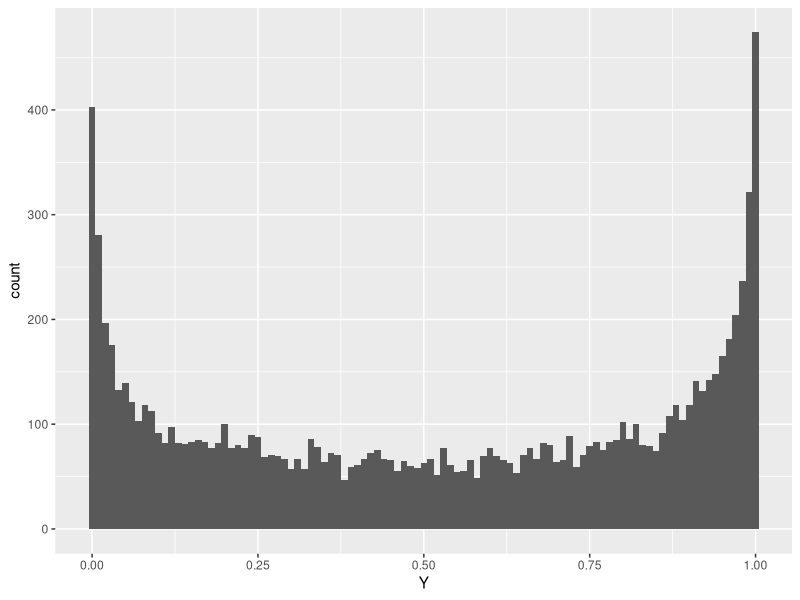
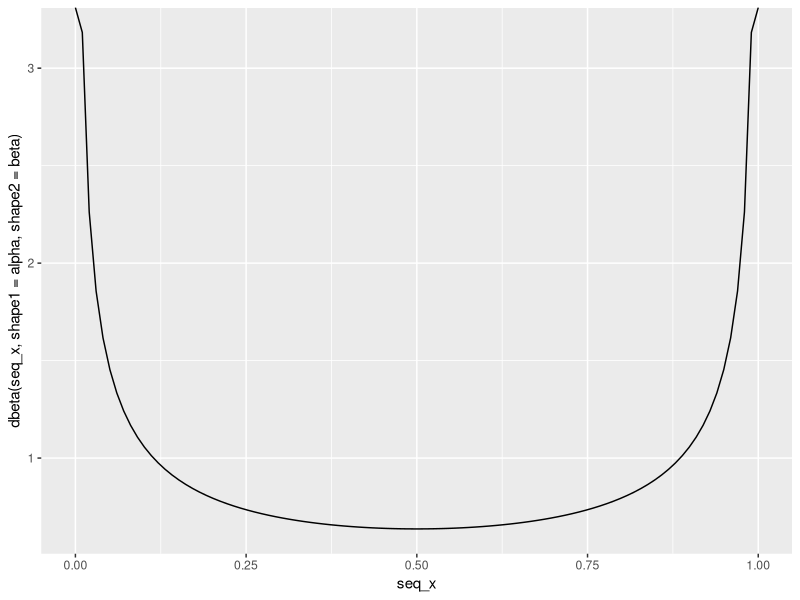

Source code (R) for these figures, in order:
library(ggplot2)

## Parameters
n <- 20
alpha <- 0.5
beta <- 0.5
N <- 1e4

## Target Distribution
ptd <- function(n, x, y, alpha, beta) {
  out <-
    choose(n, x) * y ^ (x + alpha - 1) * (1 - y) ^ (n - x + beta - 1)
  out
}

## Gibbs Sampling
x <- 0
y <- rbeta(n = 1, shape1 = alpha, shape2 = beta)
X <- c(x)
Y <- c(y)
avg_Y <- c(mean(Y))
for (i in 1:N) {
  x <- rbinom(n = 1, size = n, prob = y)
  X <- c(X, x)
  y <- rbeta(n = 1,
             shape1 = x + alpha,
             shape2 = n - x + beta)
  Y <- c(Y, y)
  avg_Y <- c(avg_Y, mean(Y))
}

## Histogram
data <- data.frame(X, Y)
ggplot(data = data, mapping = aes(x = Y)) + geom_histogram(binwidth = 0.01)

## Density of Beta(alpha,beta)
seq_x <- seq(0, 1, length = 100)
qplot(
  x = seq_x,
  y = dbeta(seq_x, shape1 = alpha, shape2 = beta),
  geom = "line"
)
